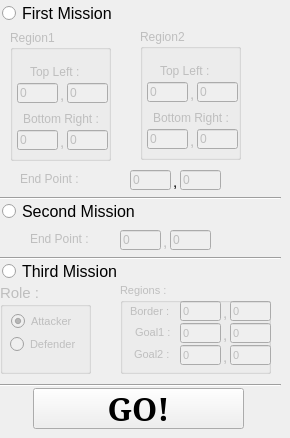
    <widget class="QWidget" name="tab">
     <attribute name="title">
      <string>Missions</string>
     </attribute>
     <widget class="QRadioButton" name="firstM_rButton">
      <property name="geometry">
       <rect>
        <x>2</x>
        <y>2</y>
        <width>131</width>
        <height>22</height>
       </rect>
      </property>
      <property name="font">
       <font>
        <pointsize>12</pointsize>
       </font>
      </property>
      <property name="text">
       <string>First Mission</string>
      </property>
     </widget>
     <widget class="QRadioButton" name="secondM_rButton">
      <property name="geometry">
       <rect>
        <x>2</x>
        <y>200</y>
        <width>151</width>
        <height>22</height>
       </rect>
      </property>
      <property name="font">
       <font>
        <pointsize>12</pointsize>
       </font>
      </property>
      <property name="text">
       <string>Second Mission</string>
      </property>
     </widget>
     <widget class="QRadioButton" name="thirsM_rButton">
      <property name="geometry">
       <rect>
        <x>2</x>
        <y>260</y>
        <width>141</width>
        <height>22</height>
       </rect>
      </property>
      <property name="font">
       <font>
        <pointsize>12</pointsize>
       </font>
      </property>
      <property name="text">
       <string>Third Mission</string>
      </property>
     </widget>
     <widget class="QLabel" name="fMend_label">
      <property name="enabled">
       <bool>false</bool>
      </property>
      <property name="geometry">
       <rect>
        <x>20</x>
        <y>170</y>
        <width>67</width>
        <height>17</height>
       </rect>
      </property>
      <property name="text">
       <string>End Point :</string>
      </property>
     </widget>
     <widget class="Line" name="line_9">
      <property name="geometry">
       <rect>
        <x>0</x>
        <y>190</y>
        <width>281</width>
        <height>16</height>
       </rect>
      </property>
      <property name="orientation">
       <enum>Qt::Horizontal</enum>
      </property>
     </widget>
     <widget class="QLineEdit" name="fMendY_lineEdit">
      <property name="enabled">
       <bool>false</bool>
      </property>
      <property name="geometry">
       <rect>
        <x>180</x>
        <y>170</y>
        <width>41</width>
        <height>20</height>
       </rect>
      </property>
      <property name="text">
       <string>0</string>
      </property>
     </widget>
     <widget class="QLabel" name="fMVirgoul_label">
      <property name="geometry">
       <rect>
        <x>173</x>
        <y>173</y>
        <width>21</width>
        <height>17</height>
       </rect>
      </property>
      <property name="font">
       <font>
        <pointsize>11</pointsize>
       </font>
      </property>
      <property name="text">
       <string>,</string>
      </property>
     </widget>
     <widget class="QLineEdit" name="fMendX_lineEdit">
      <property name="enabled">
       <bool>false</bool>
      </property>
      <property name="geometry">
       <rect>
        <x>130</x>
        <y>170</y>
        <width>41</width>
        <height>20</height>
       </rect>
      </property>
      <property name="text">
       <string>0</string>
      </property>
     </widget>
     <widget class="QLineEdit" name="sMendX_lineEdit">
      <property name="enabled">
       <bool>false</bool>
      </property>
      <property name="geometry">
       <rect>
        <x>120</x>
        <y>230</y>
        <width>41</width>
        <height>20</height>
       </rect>
      </property>
      <property name="text">
       <string>0</string>
      </property>
     </widget>
     <widget class="QLabel" name="sMend_label">
      <property name="enabled">
       <bool>false</bool>
      </property>
      <property name="geometry">
       <rect>
        <x>30</x>
        <y>230</y>
        <width>67</width>
        <height>17</height>
       </rect>
      </property>
      <property name="text">
       <string>End Point :</string>
      </property>
     </widget>
     <widget class="QLabel" name="fMVirgoul_label_2">
      <property name="enabled">
       <bool>false</bool>
      </property>
      <property name="geometry">
       <rect>
        <x>163</x>
        <y>233</y>
        <width>21</width>
        <height>17</height>
       </rect>
      </property>
      <property name="font">
       <font>
        <pointsize>11</pointsize>
       </font>
      </property>
      <property name="text">
       <string>,</string>
      </property>
     </widget>
     <widget class="QLineEdit" name="sMendY_lineEdit">
      <property name="enabled">
       <bool>false</bool>
      </property>
      <property name="geometry">
       <rect>
        <x>170</x>
        <y>230</y>
        <width>41</width>
        <height>20</height>
       </rect>
      </property>
      <property name="text">
       <string>0</string>
      </property>
     </widget>
     <widget class="Line" name="line_10">
      <property name="geometry">
       <rect>
        <x>0</x>
        <y>250</y>
        <width>281</width>
        <height>16</height>
       </rect>
      </property>
      <property name="orientation">
       <enum>Qt::Horizontal</enum>
      </property>
     </widget>
     <widget class="Line" name="line_11">
      <property name="geometry">
       <rect>
        <x>0</x>
        <y>377</y>
        <width>281</width>
        <height>16</height>
       </rect>
      </property>
      <property name="orientation">
       <enum>Qt::Horizontal</enum>
      </property>
     </widget>
     <widget class="QPushButton" name="go_button">
      <property name="geometry">
       <rect>
        <x>33</x>
        <y>388</y>
        <width>211</width>
        <height>41</height>
       </rect>
      </property>
      <property name="font">
       <font>
        <family>Serif</family>
        <pointsize>24</pointsize>
        <weight>75</weight>
        <bold>true</bold>
       </font>
      </property>
      <property name="text">
       <string>GO!</string>
      </property>
     </widget>
     <widget class="QGroupBox" name="region1_groupBox">
      <property name="enabled">
       <bool>false</bool>
      </property>
      <property name="geometry">
       <rect>
        <x>10</x>
        <y>30</y>
        <width>101</width>
        <height>131</height>
       </rect>
      </property>
      <property name="title">
       <string>Region1</string>
      </property>
      <widget class="QLabel" name="tl_label">
       <property name="geometry">
        <rect>
         <x>20</x>
         <y>33</y>
         <width>71</width>
         <height>17</height>
        </rect>
       </property>
       <property name="text">
        <string>Top Left :</string>
       </property>
      </widget>
      <widget class="QLineEdit" name="region1_brX_lineEdit">
       <property name="geometry">
        <rect>
         <x>7</x>
         <y>100</y>
         <width>41</width>
         <height>20</height>
        </rect>
       </property>
       <property name="text">
        <string>0</string>
       </property>
      </widget>
      <widget class="QLineEdit" name="region1_brY_lineEdit">
       <property name="geometry">
        <rect>
         <x>57</x>
         <y>100</y>
         <width>41</width>
         <height>20</height>
        </rect>
       </property>
       <property name="text">
        <string>0</string>
       </property>
      </widget>
      <widget class="QLabel" name="br_label">
       <property name="geometry">
        <rect>
         <x>13</x>
         <y>80</y>
         <width>91</width>
         <height>17</height>
        </rect>
       </property>
       <property name="text">
        <string>Bottom Right :</string>
       </property>
      </widget>
      <widget class="QLineEdit" name="region1_tlY_lineEdit">
       <property name="geometry">
        <rect>
         <x>57</x>
         <y>53</y>
         <width>41</width>
         <height>20</height>
        </rect>
       </property>
       <property name="text">
        <string>0</string>
       </property>
      </widget>
      <widget class="QLabel" name="tlVirgoul_label">
       <property name="geometry">
        <rect>
         <x>50</x>
         <y>56</y>
         <width>21</width>
         <height>17</height>
        </rect>
       </property>
       <property name="font">
        <font>
         <pointsize>11</pointsize>
        </font>
       </property>
       <property name="text">
        <string>,</string>
       </property>
      </widget>
      <widget class="QLabel" name="brVirgoul_label">
       <property name="geometry">
        <rect>
         <x>50</x>
         <y>103</y>
         <width>21</width>
         <height>17</height>
        </rect>
       </property>
       <property name="font">
        <font>
         <pointsize>11</pointsize>
        </font>
       </property>
       <property name="text">
        <string>,</string>
       </property>
      </widget>
      <widget class="QLineEdit" name="region1_tlX_lineEdit">
       <property name="geometry">
        <rect>
         <x>7</x>
         <y>53</y>
         <width>41</width>
         <height>20</height>
        </rect>
       </property>
       <property name="text">
        <string>0</string>
       </property>
      </widget>
     </widget>
     <widget class="QGroupBox" name="region2_groupBox">
      <property name="enabled">
       <bool>false</bool>
      </property>
      <property name="geometry">
       <rect>
        <x>140</x>
        <y>29</y>
        <width>101</width>
        <height>131</height>
       </rect>
      </property>
      <property name="title">
       <string>Region2</string>
      </property>
      <widget class="QLabel" name="tl_label_2">
       <property name="geometry">
        <rect>
         <x>20</x>
         <y>33</y>
         <width>71</width>
         <height>17</height>
        </rect>
       </property>
       <property name="text">
        <string>Top Left :</string>
       </property>
      </widget>
      <widget class="QLineEdit" name="region2_brX_lineEdit">
       <property name="geometry">
        <rect>
         <x>7</x>
         <y>100</y>
         <width>41</width>
         <height>20</height>
        </rect>
       </property>
       <property name="text">
        <string>0</string>
       </property>
      </widget>
      <widget class="QLineEdit" name="region2_brY_lineEdit">
       <property name="geometry">
        <rect>
         <x>57</x>
         <y>100</y>
         <width>41</width>
         <height>20</height>
        </rect>
       </property>
       <property name="text">
        <string>0</string>
       </property>
      </widget>
      <widget class="QLabel" name="br_label_2">
       <property name="geometry">
        <rect>
         <x>13</x>
         <y>80</y>
         <width>91</width>
         <height>17</height>
        </rect>
       </property>
       <property name="text">
        <string>Bottom Right :</string>
       </property>
      </widget>
      <widget class="QLineEdit" name="region2_tlY_lineEdit">
       <property name="geometry">
        <rect>
         <x>57</x>
         <y>53</y>
         <width>41</width>
         <height>20</height>
        </rect>
       </property>
       <property name="text">
        <string>0</string>
       </property>
      </widget>
      <widget class="QLabel" name="tlVirgoul_label_2">
       <property name="geometry">
        <rect>
         <x>50</x>
         <y>56</y>
         <width>21</width>
         <height>17</height>
        </rect>
       </property>
       <property name="font">
        <font>
         <pointsize>11</pointsize>
        </font>
       </property>
       <property name="text">
        <string>,</string>
       </property>
      </widget>
      <widget class="QLabel" name="region2_brVirgoul_label">
       <property name="geometry">
        <rect>
         <x>50</x>
         <y>103</y>
         <width>21</width>
         <height>17</height>
        </rect>
       </property>
       <property name="font">
        <font>
         <pointsize>11</pointsize>
        </font>
       </property>
       <property name="text">
        <string>,</string>
       </property>
      </widget>
      <widget class="QLineEdit" name="region2_tlX_lineEdit">
       <property name="geometry">
        <rect>
         <x>7</x>
         <y>53</y>
         <width>41</width>
         <height>20</height>
        </rect>
       </property>
       <property name="text">
        <string>0</string>
       </property>
      </widget>
     </widget>
     <widget class="QGroupBox" name="role_groupBox">
      <property name="enabled">
       <bool>false</bool>
      </property>
      <property name="geometry">
       <rect>
        <x>0</x>
        <y>283</y>
        <width>91</width>
        <height>91</height>
       </rect>
      </property>
      <property name="font">
       <font>
        <pointsize>11</pointsize>
       </font>
      </property>
      <property name="title">
       <string>Role :</string>
      </property>
      <widget class="QRadioButton" name="attacker_rButton">
       <property name="geometry">
        <rect>
         <x>11</x>
         <y>27</y>
         <width>117</width>
         <height>22</height>
        </rect>
       </property>
       <property name="font">
        <font>
         <pointsize>8</pointsize>
        </font>
       </property>
       <property name="text">
        <string>Attacker</string>
       </property>
       <property name="iconSize">
        <size>
         <width>13</width>
         <height>13</height>
        </size>
       </property>
       <property name="checked">
        <bool>true</bool>
       </property>
      </widget>
      <widget class="QRadioButton" name="defender_rButton">
       <property name="geometry">
        <rect>
         <x>10</x>
         <y>50</y>
         <width>117</width>
         <height>22</height>
        </rect>
       </property>
       <property name="font">
        <font>
         <pointsize>8</pointsize>
        </font>
       </property>
       <property name="text">
        <string>Defender</string>
       </property>
      </widget>
     </widget>
     <widget class="QGroupBox" name="regions_groupBox">
      <property name="enabled">
       <bool>false</bool>
      </property>
      <property name="geometry">
       <rect>
        <x>120</x>
        <y>283</y>
        <width>151</width>
        <height>91</height>
       </rect>
      </property>
      <property name="font">
       <font>
        <pointsize>8</pointsize>
       </font>
      </property>
      <property name="title">
       <string>Regions :</string>
      </property>
      <widget class="QLineEdit" name="goal2_Y_lineEdit">
       <property name="geometry">
        <rect>
         <x>110</x>
         <y>62</y>
         <width>41</width>
         <height>20</height>
        </rect>
       </property>
       <property name="text">
        <string>0</string>
       </property>
      </widget>
      <widget class="QLabel" name="tlVirgoul_label_4">
       <property name="geometry">
        <rect>
         <x>103</x>
         <y>21</y>
         <width>21</width>
         <height>17</height>
        </rect>
       </property>
       <property name="font">
        <font>
         <pointsize>11</pointsize>
        </font>
       </property>
       <property name="text">
        <string>,</string>
       </property>
      </widget>
      <widget class="QLabel" name="goal1_label">
       <property name="geometry">
        <rect>
         <x>15</x>
         <y>41</y>
         <width>41</width>
         <height>17</height>
        </rect>
       </property>
       <property name="text">
        <string>Goal1 :</string>
       </property>
      </widget>
      <widget class="QLineEdit" name="goal2_X_lineEdit">
       <property name="geometry">
        <rect>
         <x>60</x>
         <y>62</y>
         <width>41</width>
         <height>20</height>
        </rect>
       </property>
       <property name="text">
        <string>0</string>
       </property>
      </widget>
      <widget class="QLabel" name="goal2_label">
       <property name="geometry">
        <rect>
         <x>14</x>
         <y>63</y>
         <width>41</width>
         <height>17</height>
        </rect>
       </property>
       <property name="text">
        <string>Goal2 :</string>
       </property>
      </widget>
      <widget class="QLineEdit" name="border_X_lineEdit">
       <property name="geometry">
        <rect>
         <x>60</x>
         <y>18</y>
         <width>41</width>
         <height>20</height>
        </rect>
       </property>
       <property name="text">
        <string>0</string>
       </property>
      </widget>
      <widget class="QLabel" name="tlVirgoul_label_6">
       <property name="geometry">
        <rect>
         <x>103</x>
         <y>65</y>
         <width>21</width>
         <height>17</height>
        </rect>
       </property>
       <property name="font">
        <font>
         <pointsize>11</pointsize>
        </font>
       </property>
       <property name="text">
        <string>,</string>
       </property>
      </widget>
      <widget class="QLineEdit" name="border_Y_lineEdit">
       <property name="geometry">
        <rect>
         <x>110</x>
         <y>18</y>
         <width>41</width>
         <height>20</height>
        </rect>
       </property>
       <property name="text">
        <string>0</string>
       </property>
      </widget>
      <widget class="QLabel" name="tlVirgoul_label_5">
       <property name="geometry">
        <rect>
         <x>103</x>
         <y>43</y>
         <width>21</width>
         <height>17</height>
        </rect>
       </property>
       <property name="font">
        <font>
         <pointsize>11</pointsize>
        </font>
       </property>
       <property name="text">
        <string>,</string>
       </property>
      </widget>
      <widget class="QLabel" name="border_label">
       <property name="geometry">
        <rect>
         <x>10</x>
         <y>20</y>
         <width>51</width>
         <height>17</height>
        </rect>
       </property>
       <property name="text">
        <string>Border :</string>
       </property>
      </widget>
      <widget class="QLineEdit" name="goal1_Y_lineEdit">
       <property name="geometry">
        <rect>
         <x>110</x>
         <y>40</y>
         <width>41</width>
         <height>20</height>
        </rect>
       </property>
       <property name="text">
        <string>0</string>
       </property>
      </widget>
      <widget class="QLineEdit" name="goal1_X_lineEdit">
       <property name="geometry">
        <rect>
         <x>60</x>
         <y>40</y>
         <width>41</width>
         <height>20</height>
        </rect>
       </property>
       <property name="text">
        <string>0</string>
       </property>
      </widget>
     </widget>
    </widget>
